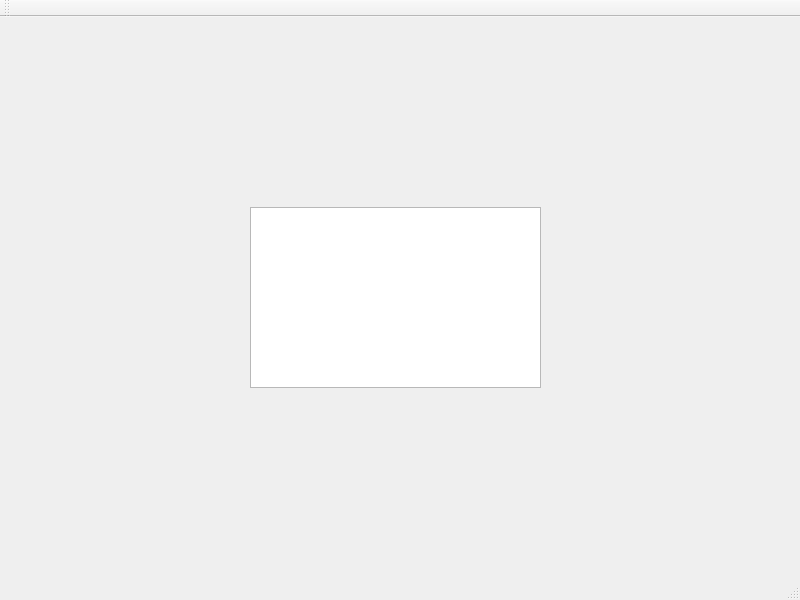
<?xml version="1.0" encoding="UTF-8"?>
<ui version="4.0">
 <class>MainWindow</class>
 <widget class="QMainWindow" name="MainWindow">
  <property name="geometry">
   <rect>
    <x>0</x>
    <y>0</y>
    <width>800</width>
    <height>600</height>
   </rect>
  </property>
  <property name="windowTitle">
   <string>MainWindow</string>
  </property>
  <widget class="QWidget" name="centralwidget">
   <widget class="QTextEdit" name="textEdit">
    <property name="geometry">
     <rect>
      <x>250</x>
      <y>190</y>
      <width>291</width>
      <height>181</height>
     </rect>
    </property>
   </widget>
  </widget>
  <widget class="QMenuBar" name="menubar">
   <property name="geometry">
    <rect>
     <x>0</x>
     <y>0</y>
     <width>800</width>
     <height>25</height>
    </rect>
   </property>
  </widget>
  <widget class="QStatusBar" name="statusbar"/>
  <widget class="QToolBar" name="toolBar">
   <property name="windowTitle">
    <string>toolBar</string>
   </property>
   <attribute name="toolBarArea">
    <enum>TopToolBarArea</enum>
   </attribute>
   <attribute name="toolBarBreak">
    <bool>false</bool>
   </attribute>
  </widget>
 </widget>
 <resources/>
 <connections/>
</ui>
